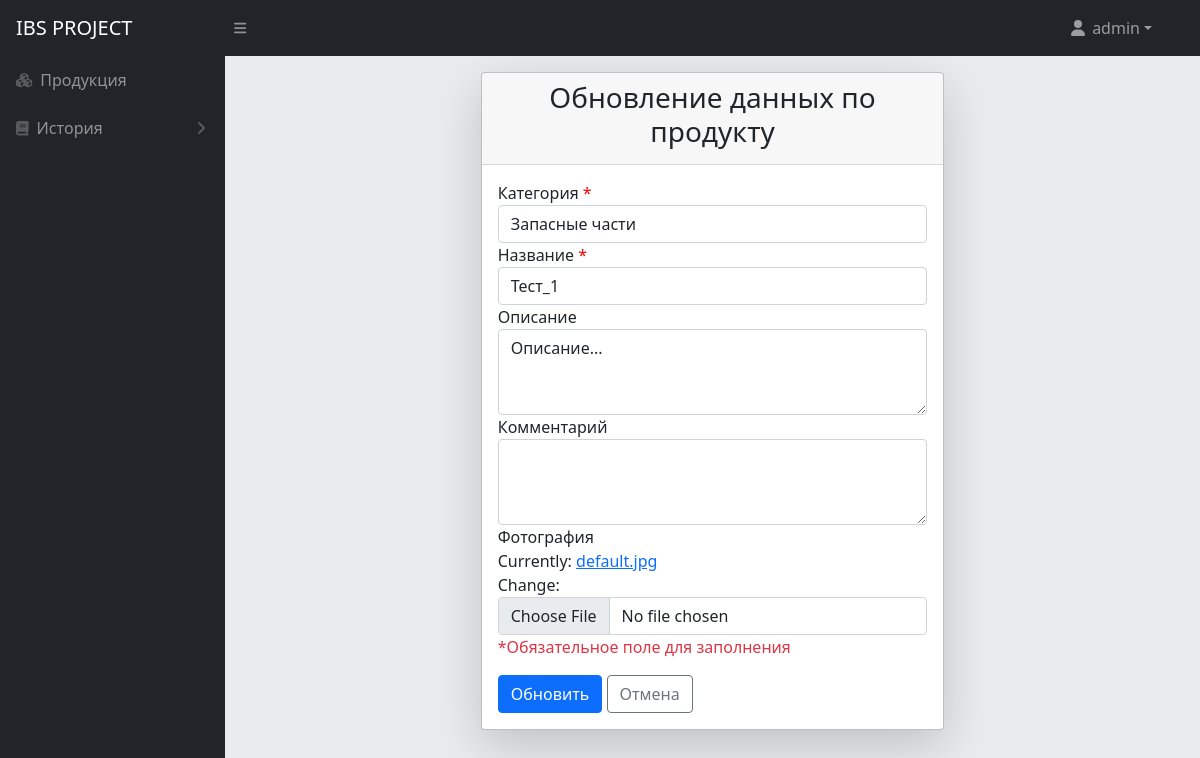
The app's page /sp00001/update/ (signed in) with its own data.
### mainapp/models.py (models this page shows, shortened)
class Product(models.Model):
    def func(**self):
        id_all = Product.objects.all()
        if not id_all:
            return 'SP00001'
        else:
            last = str(max(Product.objects.values_list('id'))[0] + 1)
            while len(last) < 5:
                last = str(0) + last
            last_number = str('SP') + last
        return last_number
    category = models.ForeignKey(AssortmentCategory, verbose_name="Категория", on_delete=models.CASCADE, null=True)
    name = models.CharField(max_length=255, verbose_name="Название", null=False)
    description = models.TextField(max_length=2000, verbose_name="Описание", null=True, blank=True)
    slug = AutoSlugField(populate_from='number', editable=True, always_update=True)
    image = models.ImageField(verbose_name="Фотография", upload_to='photos_parts', default='default.jpg')
    comment = models.TextField(max_length=2000, verbose_name="Описание", null=True, blank=True)
    number = models.CharField(max_length=7, unique=True, default=func, verbose_name='Номер продукта')
    class Meta:
        verbose_name = 'Product'
        verbose_name_plural = 'Product'

### mainapp/views.py (the view, shortened to what this page needs)
# urls.py: path('<str:slug>/update/', views.ProductUpdateView.as_view(), name='product-update'),
class ProductUpdateView(LoginRequiredMixin, UpdateView):
    login_url = '/login/'
    model = Product
    template_name = 'update_product.html'
    form_class = ProductForm
    context_object_name = 'product'

### mainapp/forms.py
class ProductForm(ModelForm):
    class Meta:
        model = Product
        fields = ['category', 'number', 'name', 'description', 'comment', 'image']
        widgets = {
            'category': Select(attrs={
                'class': 'form-control custom-select'
            }),
            'name': TextInput(attrs={
                'class': 'form-control'
            }),
            'number': TextInput(attrs={
                'style': 'display:none'
            }),
            'description': Textarea(attrs={
                'class': 'form-control',
                'rows': '3'
            }),
            'comment': Textarea(attrs={
                'class': 'form-control',
                'rows': '3'
            }),
            'image': ClearableFileInput(attrs={
                'class': 'form-control'
            })
        }

### mainapp/models.py (called while the page is built)
    def __str__(self):
        return self.name

### mainapp/templates/update_product.html (shortened to what this page needs)
{% extends 'base.html' %}
{% block body %}
<div id="layoutSidenav_content">
    <div class="container">
        <div class="row justify-content-center">
            <div class="col-md-6">
                <div class="card shadow-lg border-1 rounded-lg mt-3">
                    <div class="card-header">
                        <h3 class="card-title text-center">Обновление данных по продукту</h3>
                    </div>
                    <form method="post" enctype="multipart/form-data">
                        <div class="card-body" style="display: block;">
                            <div class="form-group">
                                <label for="inputCategory">Категория</label>
                                <span><font color="red">*</font></span>
                                <div id="inputCategory">
                                    {{ form.category }}
                                </div>
                            </div>
                            <div class="form-group">
                                <label for="inputName">Название</label>
                                <span><font color="red">*</font></span>
                                <div id="inputName">
                                    {{ form.name }}
                                </div>
                            </div>
                            <div class="form-group">
                                <label for="inputDescription">Описание</label>
                                <div id="inputDescription">
                                    {{ form.description }}
                                </div>
                            </div>
                            <div class="form-group">
                                <label for="inputComment">Комментарий</label>
                                <div id="inputComment">
                                    {{ form.comment }}
                                </div>
                            </div>
                            <div class="form-group">
                                <label for="inputPhoto">Фотография</label>
                                <div id="inputPhoto">
                                    {{ form.image }}
                                </div>
                            </div>
                            <p class="text-danger">*Обязательное поле для заполнения</p>
                            <button type="submit" class="btn btn-primary btn-block">Обновить</button>
                            <a class="btn btn-secondary" href="{% url 'product-detail' product.slug %}" role="button">Отмена</a>
                        </div>
                    </form>
                </div>
            </div>
        </div>
    </div>
</div>
{% endblock %}

### mainapp/templates/base.html (shortened to what this page needs)
{% load static %}
<!DOCTYPE html>
<html lang="en">
<head>
    <link rel="stylesheet" href="{% static 'css/styles.css' %}">
    <link rel="stylesheet" href="https://cdn.datatables.net/buttons/2.3.2/css/buttons.bootstrap5.min.css">
    <link rel="stylesheet" href="https://cdn.datatables.net/1.13.1/css/dataTables.bootstrap5.min.css">
    <link href="https://cdn.jsdelivr.net/npm/simple-datatables@latest/dist/style.css" rel="stylesheet"/>
</head>
<body class="sb-nav-fixed">
<nav class="sb-topnav navbar navbar-expand navbar-dark bg-dark">
    <h2 class="navbar-brand ps-3">IBS PROJECT</h2>
    <button class="btn btn-link btn-sm order-1 order-lg-0 me-4 me-lg-0" id="sidebarToggle" href="#!"><i
            class="fas fa-bars"></i></button>
    <div class="d-none d-md-inline-block form-inline ms-auto me-0 me-md-3 my-2 my-md-0">
        <ul class="navbar-nav ms-auto ms-md-0 me-3 me-lg-4 text-end">
            <li class="nav-item dropdown">
                <a class="nav-link dropdown-toggle" id="navbarDropdown" href="#" role="button" data-bs-toggle="dropdown"
                   aria-expanded="false"><i class="fas fa-user fa-fw"></i> {{ user }}</a>
            </li>
        </ul>
    </div>
</nav>
<div id="layoutSidenav">
    <div id="layoutSidenav_nav">
        <nav class="sb-sidenav accordion sb-sidenav-dark" id="sidenavAccordion">
            <div class="sb-sidenav-menu">
                <div class="nav">
                    <a class="nav-link" href="{% url 'stock' %}">
                        <div class="sb-nav-link-icon"><i class="fas fa-cubes"></i></div>
                        Продукция
                    </a>
                    <a class="nav-link collapsed" href="#" data-bs-toggle="collapse" data-bs-target="#collapseHistory"
                       aria-expanded="false" aria-controls="collapseHistory">
                        <div class="sb-nav-link-icon"><i class="fas fa-book"></i></div>
                        История
                        <div class="sb-sidenav-collapse-arrow"><i class="fas fa-angle-down"></i></div>
                    </a>
                </div>
            </div>
        </nav>
    </div>
{% block body %}{% endblock %}
</div>
</body>
</html>

### records on screen
Product: category "Запасные части", name "Тест_1", description "Описание..."

### other values on screen
{{ user }} "admin"
